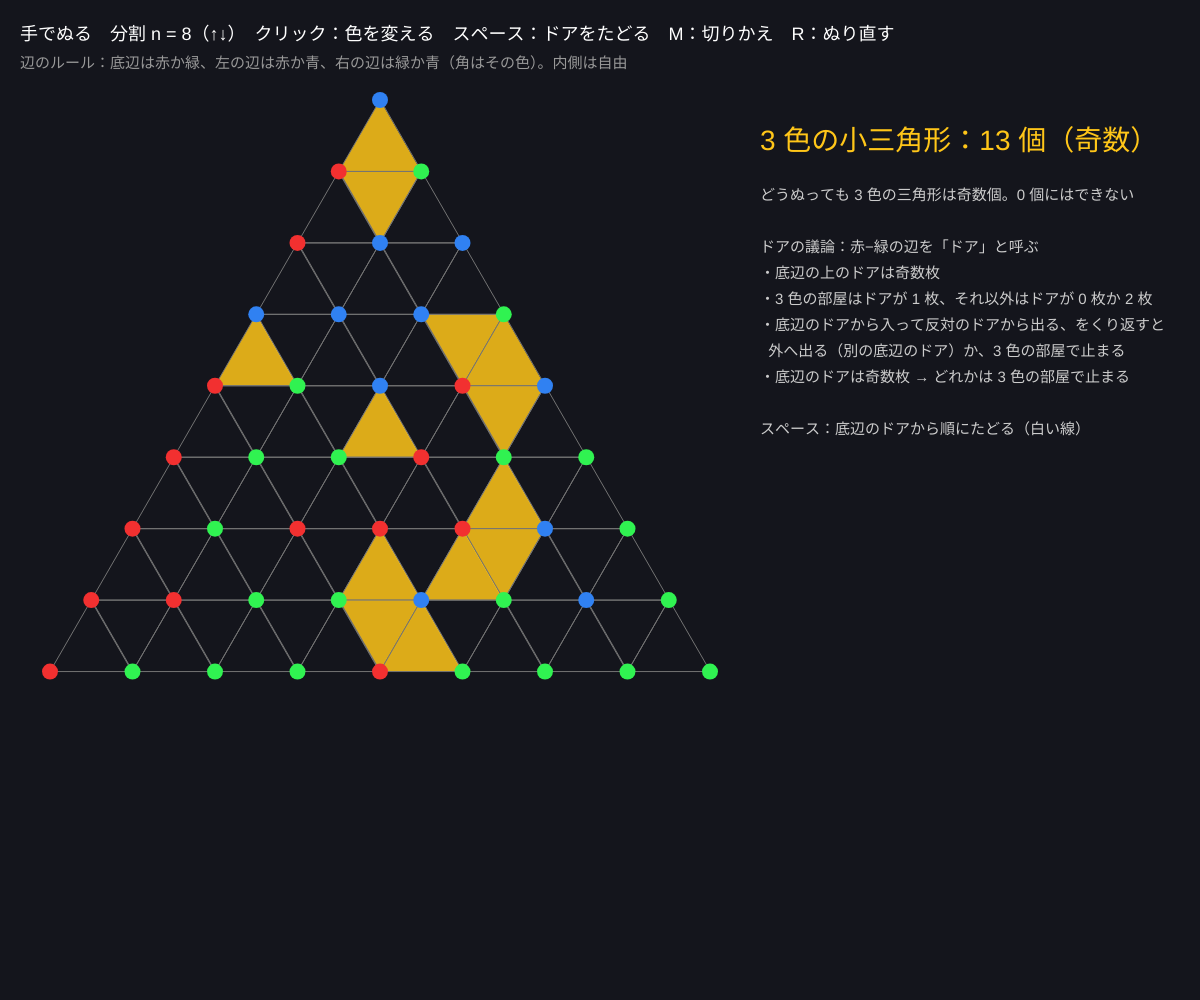
Frame 1 (no input)
Frame 60 (no input): identical to frame 1, image omitted
Frame 120 (the mouse pressed at the canvas centre since frame 60): identical to frame 1, image omitted

The p5.js sketch that drew this single still picture (run headless with seeded random() and noise() and a simulated clock; from frame 60 on, the mouse is pressed at the canvas centre):

// p5.js sketch
// ── sketch.js
// ============================================
// 08 スペルナーの補題
// 大きな三角形を小さな三角形に分け、頂点を 3 色でぬる。ルール：辺の上の点はその辺の両端の色のどちらか
//   すると 3 色そろった小三角形が必ずある（しかも奇数個）。赤−緑の辺を「ドア」として部屋をたどると必ず見つかる
//   M = ブラウワー版：色を写像 f で決める。3 色の小三角形は不動点のすぐ近く → 分割を細かくすると不動点に縮む
// クリック = 内側の点の色を変える / ↑↓ = 分割の細かさ / スペース = ドアをたどる / M = ふつう ↔ ブラウワー版 / ←→ = 写像を変える / R = ぬり直す
// ============================================

let n = 8;                 // ★ 1 辺の分割数
let cols = {};             // "i,j" → 色 0/1/2
let paintMode = 0;              // 0：手でぬる、1：写像 f でぬる（ブラウワー版）
let phi = 0.8;             // ★ 写像のパラメータ
let A, B, Cv;              // 大三角形の頂点
let tris = [];             // 小三角形 [[i,j],[i,j],[i,j]]
let walk = [], walkShown = 0, doorPick = 0;
let fixedB = null;
const HUES = [0, 130, 215];
const NAMES = ['赤', '緑', '青'];

function setup() {
  createCanvas(windowWidth, windowHeight);
  colorMode(HSB, 360, 100, 100, 100);
  let s = min(width * 0.55, (height - 140) / 0.866);
  A = { x: 50, y: 100 + s * 0.866 }; B = { x: 50 + s, y: 100 + s * 0.866 }; Cv = { x: 50 + s / 2, y: 100 };
  build();
}

// 頂点 (i, j)：重心座標 (i/n, j/n, k/n)、k = n − i − j。i が A の重み、j が B、k が C
function pos(i, j) { let k = n - i - j; return { x: (i * A.x + j * B.x + k * Cv.x) / n, y: (i * A.y + j * B.y + k * Cv.y) / n }; }
function allowed(i, j) { let k = n - i - j, a = []; if (i > 0) a.push(0); if (j > 0) a.push(1); if (k > 0) a.push(2); return a; }

function build() {
  tris = [];
  for (let i = 0; i < n; i++) for (let j = 0; i + j < n; j++) {
    tris.push([[i, j], [i + 1, j], [i, j + 1]]);
    if (i + j < n - 1) tris.push([[i + 1, j], [i, j + 1], [i + 1, j + 1]]);
  }
  recolor();
}
function recolor() {
  cols = {};
  for (let i = 0; i <= n; i++) for (let j = 0; i + j <= n; j++) {
    let al = allowed(i, j);
    cols[i + ',' + j] = paintMode === 1 ? brouwerColor(i / n, j / n, (n - i - j) / n) : al[floor(random(al.length))];
  }
  if (paintMode === 1) findFixed();
  walk = []; walkShown = 0;
}
// ★ 三角形を自分自身へ写す連続写像（重心座標で）。f の成分の和は 1 のまま
function fmap(l0, l1, l2) {
  let a = [l0 + 0.9 * l1 * (1 + Math.sin(5 * l2 + phi)), l1 + 0.9 * l2 * (1 + Math.sin(4 * l0 + 2 * phi)), l2 + 0.9 * l0 * (1 + Math.sin(3 * l1 - phi))];
  let sm = a[0] + a[1] + a[2];
  return [a[0] / sm, a[1] / sm, a[2] / sm];
}
// 色 = f で「減る（増えない）」座標の番号。その座標が 0 でない中から選ぶ → スペルナーのルールを自動で満たす
function brouwerColor(l0, l1, l2) {
  let L = [l0, l1, l2], F = fmap(l0, l1, l2);
  for (let c = 0; c < 3; c++) if (L[c] > 0 && F[c] <= L[c]) return c;
  return L.findIndex((x) => x > 0);
}
function findFixed() {
  // 細かい格子で |f(λ) − λ| が最小の点を探して、くり返しで仕上げる
  let best = null, bd = 1e9, N = 120;
  for (let i = 0; i <= N; i++) for (let j = 0; i + j <= N; j++) {
    let L = [i / N, j / N, (N - i - j) / N], F = fmap(...L);
    let d = abs(F[0] - L[0]) + abs(F[1] - L[1]) + abs(F[2] - L[2]);
    if (d < bd) { bd = d; best = L; }
  }
  fixedB = best;
}

function colorOf(v) { return cols[v[0] + ',' + v[1]]; }
function isFull(t) { let s = new Set(t.map(colorOf)); return s.size === 3; }
function edgeKey(u, v) { let a = u[0] + ',' + u[1], b = v[0] + ',' + v[1]; return a < b ? a + '|' + b : b + '|' + a; }

// ドアをたどる：底辺 AB（k = 0、色は赤か緑）の上の赤−緑の辺から入り、反対のドアから出る、をくり返す
function startWalk() {
  let doors = [];
  for (let i = 0; i < n; i++) { let u = [i, n - i], v = [i + 1, n - i - 1]; if (new Set([colorOf(u), colorOf(v)]).size === 2 && colorOf(u) !== 2 && colorOf(v) !== 2) doors.push([u, v]); }
  if (doors.length === 0) return;
  let door = doors[doorPick % doors.length]; doorPick++;
  let edgeTris = {};
  tris.forEach((t, ti) => { for (let e = 0; e < 3; e++) { let k = edgeKey(t[e], t[(e + 1) % 3]); (edgeTris[k] = edgeTris[k] || []).push(ti); } });
  walk = []; let cur = edgeTris[edgeKey(door[0], door[1])][0], inDoor = edgeKey(door[0], door[1]);
  for (let guard = 0; guard < tris.length + 2; guard++) {
    walk.push(cur);
    let t = tris[cur];
    if (isFull(t)) break;
    // もう 1 つの赤−緑のドアを探す
    let out = null;
    for (let e = 0; e < 3; e++) {
      let u = t[e], v = t[(e + 1) % 3], k = edgeKey(u, v);
      let cs = [colorOf(u), colorOf(v)].sort().join();
      if (cs === '0,1' && k !== inDoor) out = k;
    }
    if (!out) break;
    let nb = edgeTris[out].filter((x) => x !== cur);
    if (nb.length === 0) break;            // 外へ出た（別の底辺のドア）
    cur = nb[0]; inDoor = out;
  }
  walkShown = 0;
}

function draw() {
  background(230, 30, 11);
  if (walkShown < walk.length && frameCount % 8 === 0) walkShown++;
  let full = 0;
  // 小三角形
  for (let ti = 0; ti < tris.length; ti++) {
    let t = tris[ti], p = t.map((v) => pos(v[0], v[1]));
    let f3 = isFull(t);
    if (f3) full++;
    stroke(0, 0, 45); strokeWeight(1);
    if (f3) fill(45, 90, 100, 85); else noFill();
    triangle(p[0].x, p[0].y, p[1].x, p[1].y, p[2].x, p[2].y);
  }
  // たどった部屋
  for (let w = 0; w < walkShown; w++) {
    let t = tris[walk[w]], p = t.map((v) => pos(v[0], v[1]));
    noStroke(); fill(0, 0, 100, 30); triangle(p[0].x, p[0].y, p[1].x, p[1].y, p[2].x, p[2].y);
    if (w > 0) {
      let q = tris[walk[w - 1]].map((v) => pos(v[0], v[1]));
      stroke(0, 0, 100); strokeWeight(3);
      line((q[0].x + q[1].x + q[2].x) / 3, (q[0].y + q[1].y + q[2].y) / 3, (p[0].x + p[1].x + p[2].x) / 3, (p[0].y + p[1].y + p[2].y) / 3);
    }
  }
  // 頂点
  noStroke();
  let r = constrain(140 / n, 5, 16);
  for (let i = 0; i <= n; i++) for (let j = 0; i + j <= n; j++) {
    let p = pos(i, j); fill(HUES[cols[i + ',' + j]], 80, 95); circle(p.x, p.y, r);
  }
  // ブラウワー版：本当の不動点
  if (paintMode === 1 && fixedB) {
    let px = fixedB[0] * A.x + fixedB[1] * B.x + fixedB[2] * Cv.x, py = fixedB[0] * A.y + fixedB[1] * B.y + fixedB[2] * Cv.y;
    noFill(); stroke(0, 0, 100); strokeWeight(2); circle(px, py, 24); line(px - 16, py, px + 16, py); line(px, py - 16, px, py + 16);
  }

  let tx = B.x + 50;
  noStroke(); fill(0, 0, 100); textSize(18);
  text((paintMode === 0 ? '手でぬる' : 'ブラウワー版（f でぬる）') + '　分割 n = ' + n + '（↑↓）　クリック：色を変える　スペース：ドアをたどる　M：切りかえ' + (paintMode === 1 ? '　←→：写像' : '') + '　R：ぬり直す', 20, 40);
  fill(0, 0, 60); textSize(15);
  text('辺のルール：底辺は赤か緑、左の辺は赤か青、右の辺は緑か青（角はその色）。内側は自由', 20, 68);
  fill(45, 90, 100); textSize(28);
  text('3 色の小三角形：' + full + ' 個（' + (full % 2 === 1 ? '奇数' : '偶数') + '）', tx, 150);
  fill(0, 0, 80); textSize(15);
  let lines = paintMode === 0 ? [
    'どうぬっても 3 色の三角形は奇数個。0 個にはできない',
    '',
    'ドアの議論：赤−緑の辺を「ドア」と呼ぶ',
    '・底辺の上のドアは奇数枚',
    '・3 色の部屋はドアが 1 枚、それ以外はドアが 0 枚か 2 枚',
    '・底辺のドアから入って反対のドアから出る、をくり返すと',
    '  外へ出る（別の底辺のドア）か、3 色の部屋で止まる',
    '・底辺のドアは奇数枚 → どれかは 3 色の部屋で止まる',
    '',
    'スペース：底辺のドアから順にたどる（白い線）',
  ] : [
    '色 c = f で重心座標の c 番目が増えない（f_c ≤ λ_c）',
    '→ 辺のルールが自動で守られる',
    '',
    '3 色の小三角形の 3 頂点では、3 つの座標が',
    'それぞれ「増えない」。三角形が小さければ',
    'その点の近くで f(λ) ≈ λ（不動点）',
    '',
    '↑ で n を大きくすると、3 色の三角形が',
    '白い十字（本当の不動点）に縮んでいく',
    'これがブラウワーの不動点定理の証明の 1 つ',
  ];
  for (let i = 0; i < lines.length; i++) text(lines[i], tx, 200 + i * 26);
}

function mousePressed() {
  if (paintMode === 1) return;
  for (let i = 0; i <= n; i++) for (let j = 0; i + j <= n; j++) {
    let p = pos(i, j);
    if (dist(mouseX, mouseY, p.x, p.y) < 12) {
      let al = allowed(i, j), c = cols[i + ',' + j];
      cols[i + ',' + j] = al[(al.indexOf(c) + 1) % al.length];
      walk = []; walkShown = 0;
    }
  }
}
function keyPressed() {
  if (key === UP_ARROW) { n = min(40, n + (n >= 16 ? 4 : 1)); build(); }
  if (key === DOWN_ARROW) { n = max(2, n - (n > 16 ? 4 : 1)); build(); }
  if (key === ' ') startWalk();
  if (key === 'm' || key === 'M') { paintMode = 1 - paintMode; recolor(); }
  if (key === 'r' || key === 'R') recolor();
  if (paintMode === 1 && (key === LEFT_ARROW || key === RIGHT_ARROW)) { phi += key === LEFT_ARROW ? -0.2 : 0.2; recolor(); }
}

// ---------- やってみよう ----------
// 1. 内側の点の色をクリックで変えて、3 色の三角形を 0 個にしようとしてみよう。1 個まで減らせる？
// 2. 底辺の色を見て、赤−緑のドアの枚数を数えよう。いつも奇数になるのはなぜ？（端が赤と緑だから）
// 3. ブラウワー版で n = 4 → 40 と細かくしていき、黄色の三角形が白い十字に集まるのを確かめよう
// 4. 3 次元（四面体と 4 色）でも同じことが成り立つ。ドアは何色の面になる？
